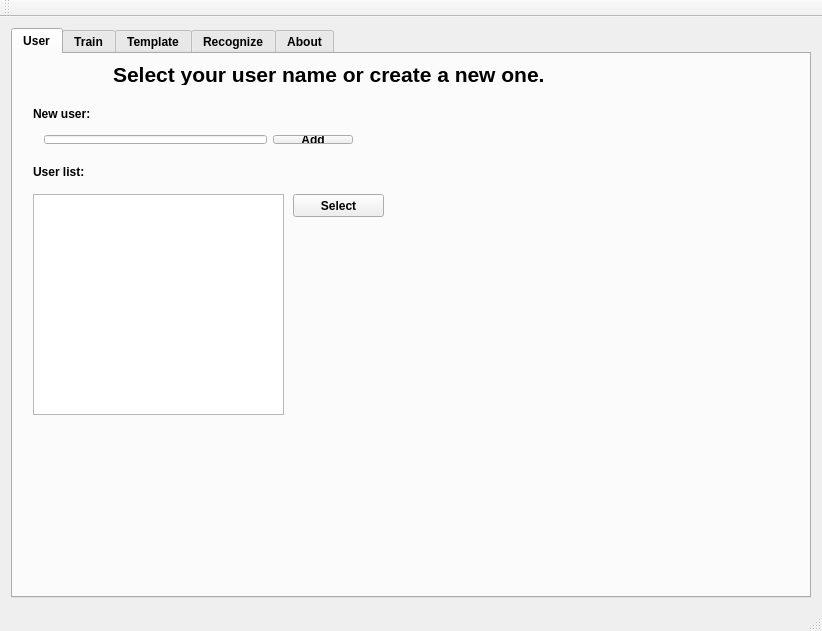
<?xml version="1.0" encoding="UTF-8"?>
<ui version="4.0">
 <class>MainWindow</class>
 <widget class="QMainWindow" name="MainWindow">
  <property name="geometry">
   <rect>
    <x>0</x>
    <y>0</y>
    <width>822</width>
    <height>631</height>
   </rect>
  </property>
  <property name="font">
   <font>
    <pointsize>9</pointsize>
   </font>
  </property>
  <property name="windowTitle">
   <string>MainWindow</string>
  </property>
  <widget class="QWidget" name="centralWidget">
   <layout class="QGridLayout" name="gridLayout">
    <item row="0" column="0">
     <widget class="QTabWidget" name="tabWidget">
      <property name="font">
       <font>
        <pointsize>9</pointsize>
        <weight>75</weight>
        <bold>true</bold>
       </font>
      </property>
      <property name="currentIndex">
       <number>0</number>
      </property>
      <widget class="QWidget" name="tabUser">
       <attribute name="title">
        <string>User</string>
       </attribute>
       <widget class="QLabel" name="label">
        <property name="geometry">
         <rect>
          <x>20</x>
          <y>52</y>
          <width>81</width>
          <height>16</height>
         </rect>
        </property>
        <property name="text">
         <string>New user:</string>
        </property>
       </widget>
       <widget class="QLabel" name="label_2">
        <property name="geometry">
         <rect>
          <x>20</x>
          <y>110</y>
          <width>81</width>
          <height>16</height>
         </rect>
        </property>
        <property name="text">
         <string>User list:</string>
        </property>
       </widget>
       <widget class="QLabel" name="label_4">
        <property name="geometry">
         <rect>
          <x>100</x>
          <y>10</y>
          <width>511</width>
          <height>21</height>
         </rect>
        </property>
        <property name="font">
         <font>
          <pointsize>16</pointsize>
         </font>
        </property>
        <property name="text">
         <string>Select your user name or create a new one.</string>
        </property>
       </widget>
       <widget class="QPushButton" name="buttonSelect">
        <property name="geometry">
         <rect>
          <x>280</x>
          <y>140</y>
          <width>91</width>
          <height>23</height>
         </rect>
        </property>
        <property name="text">
         <string>Select</string>
        </property>
       </widget>
       <widget class="QWidget" name="layoutWidget">
        <property name="geometry">
         <rect>
          <x>20</x>
          <y>70</y>
          <width>331</width>
          <height>31</height>
         </rect>
        </property>
        <layout class="QHBoxLayout" name="horizontalLayout">
         <item>
          <widget class="QLineEdit" name="lineEditNewUser">
           <property name="text">
            <string/>
           </property>
          </widget>
         </item>
         <item>
          <widget class="QPushButton" name="buttonAdd">
           <property name="text">
            <string>Add</string>
           </property>
          </widget>
         </item>
        </layout>
       </widget>
       <widget class="QListWidget" name="userList">
        <property name="geometry">
         <rect>
          <x>20</x>
          <y>140</y>
          <width>251</width>
          <height>221</height>
         </rect>
        </property>
       </widget>
      </widget>
      <widget class="QWidget" name="tab">
       <attribute name="title">
        <string>Train</string>
       </attribute>
       <widget class="QGroupBox" name="MajorImageBox_tr">
        <property name="geometry">
         <rect>
          <x>340</x>
          <y>40</y>
          <width>341</width>
          <height>331</height>
         </rect>
        </property>
        <property name="title">
         <string>GroupBox</string>
        </property>
        <widget class="QLabel" name="MajorImageLabel_tr">
         <property name="geometry">
          <rect>
           <x>20</x>
           <y>20</y>
           <width>256</width>
           <height>256</height>
          </rect>
         </property>
         <property name="text">
          <string>TextLabel</string>
         </property>
        </widget>
       </widget>
       <widget class="QPushButton" name="LastButton">
        <property name="geometry">
         <rect>
          <x>400</x>
          <y>400</y>
          <width>75</width>
          <height>23</height>
         </rect>
        </property>
        <property name="text">
         <string>&lt;&lt;&lt;</string>
        </property>
       </widget>
       <widget class="QPushButton" name="NextButton">
        <property name="geometry">
         <rect>
          <x>530</x>
          <y>400</y>
          <width>75</width>
          <height>23</height>
         </rect>
        </property>
        <property name="text">
         <string>&gt;&gt;&gt;</string>
        </property>
       </widget>
       <widget class="QLabel" name="label_6">
        <property name="geometry">
         <rect>
          <x>30</x>
          <y>60</y>
          <width>281</width>
          <height>31</height>
         </rect>
        </property>
        <property name="text">
         <string>Please draw the gesture with your wiimote. </string>
        </property>
       </widget>
       <widget class="QLabel" name="label_7">
        <property name="geometry">
         <rect>
          <x>30</x>
          <y>110</y>
          <width>281</width>
          <height>31</height>
         </rect>
        </property>
        <property name="text">
         <string>NOTE:</string>
        </property>
       </widget>
       <widget class="QLabel" name="label_8">
        <property name="geometry">
         <rect>
          <x>30</x>
          <y>140</y>
          <width>281</width>
          <height>31</height>
         </rect>
        </property>
        <property name="text">
         <string>1. When drawing gestures, press button 1.</string>
        </property>
       </widget>
       <widget class="QLabel" name="label_9">
        <property name="geometry">
         <rect>
          <x>50</x>
          <y>180</y>
          <width>191</width>
          <height>31</height>
         </rect>
        </property>
        <property name="text">
         <string>When drawing over, release it.</string>
        </property>
       </widget>
      </widget>
      <widget class="QWidget" name="tabCreateLib">
       <attribute name="title">
        <string>Template</string>
       </attribute>
       <widget class="QGroupBox" name="groupBox_3">
        <property name="geometry">
         <rect>
          <x>20</x>
          <y>10</y>
          <width>301</width>
          <height>421</height>
         </rect>
        </property>
        <property name="title">
         <string>Create template from users</string>
        </property>
        <widget class="QGroupBox" name="groupBox">
         <property name="geometry">
          <rect>
           <x>20</x>
           <y>30</y>
           <width>219</width>
           <height>81</height>
          </rect>
         </property>
         <property name="title">
          <string>Creating template methods</string>
         </property>
         <layout class="QFormLayout" name="formLayout_2">
          <item row="0" column="1">
           <layout class="QVBoxLayout" name="verticalLayout">
            <item>
             <widget class="QRadioButton" name="radioButtonMethodA">
              <property name="text">
               <string>Method A</string>
              </property>
              <property name="checked">
               <bool>true</bool>
              </property>
             </widget>
            </item>
            <item>
             <widget class="QRadioButton" name="radioButtonMethodR">
              <property name="enabled">
               <bool>true</bool>
              </property>
              <property name="text">
               <string>Method R</string>
              </property>
             </widget>
            </item>
           </layout>
          </item>
         </layout>
        </widget>
        <widget class="QGroupBox" name="groupBox_2">
         <property name="geometry">
          <rect>
           <x>10</x>
           <y>130</y>
           <width>282</width>
           <height>231</height>
          </rect>
         </property>
         <property name="title">
          <string>User list</string>
         </property>
         <layout class="QFormLayout" name="formLayout">
          <property name="fieldGrowthPolicy">
           <enum>QFormLayout::AllNonFixedFieldsGrow</enum>
          </property>
          <item row="0" column="0">
           <widget class="QListWidget" name="libUserList"/>
          </item>
         </layout>
        </widget>
        <widget class="QPushButton" name="buttonStart">
         <property name="geometry">
          <rect>
           <x>40</x>
           <y>380</y>
           <width>75</width>
           <height>23</height>
          </rect>
         </property>
         <property name="text">
          <string>Start</string>
         </property>
        </widget>
       </widget>
       <widget class="QGroupBox" name="groupBox_4">
        <property name="geometry">
         <rect>
          <x>460</x>
          <y>10</y>
          <width>291</width>
          <height>401</height>
         </rect>
        </property>
        <property name="title">
         <string>Template list</string>
        </property>
        <widget class="QListWidget" name="TemplateList">
         <property name="geometry">
          <rect>
           <x>20</x>
           <y>20</y>
           <width>256</width>
           <height>311</height>
          </rect>
         </property>
        </widget>
        <widget class="QPushButton" name="LoadButton">
         <property name="geometry">
          <rect>
           <x>190</x>
           <y>360</y>
           <width>75</width>
           <height>23</height>
          </rect>
         </property>
         <property name="text">
          <string>Load</string>
         </property>
        </widget>
       </widget>
      </widget>
      <widget class="QWidget" name="Recognition">
       <attribute name="title">
        <string>Recognize</string>
       </attribute>
       <widget class="QGroupBox" name="MajorImageBox">
        <property name="geometry">
         <rect>
          <x>350</x>
          <y>30</y>
          <width>341</width>
          <height>331</height>
         </rect>
        </property>
        <property name="title">
         <string>GroupBox</string>
        </property>
        <widget class="QLabel" name="MajorImageLabel">
         <property name="geometry">
          <rect>
           <x>20</x>
           <y>20</y>
           <width>256</width>
           <height>256</height>
          </rect>
         </property>
         <property name="text">
          <string>TextLabel</string>
         </property>
        </widget>
        <widget class="QLabel" name="MajorImageText">
         <property name="geometry">
          <rect>
           <x>30</x>
           <y>290</y>
           <width>221</width>
           <height>21</height>
          </rect>
         </property>
         <property name="text">
          <string>TextLabel</string>
         </property>
        </widget>
       </widget>
       <widget class="QToolBox" name="GestureBoxRecog">
        <property name="geometry">
         <rect>
          <x>20</x>
          <y>20</y>
          <width>141</width>
          <height>451</height>
         </rect>
        </property>
        <property name="currentIndex">
         <number>1</number>
        </property>
        <widget class="QWidget" name="page_5">
         <property name="geometry">
          <rect>
           <x>0</x>
           <y>0</y>
           <width>100</width>
           <height>30</height>
          </rect>
         </property>
         <attribute name="label">
          <string>Page 1</string>
         </attribute>
        </widget>
        <widget class="QWidget" name="page_6">
         <property name="geometry">
          <rect>
           <x>0</x>
           <y>0</y>
           <width>141</width>
           <height>399</height>
          </rect>
         </property>
         <attribute name="label">
          <string>Page 2</string>
         </attribute>
        </widget>
       </widget>
       <widget class="QPushButton" name="buttonSort">
        <property name="geometry">
         <rect>
          <x>40</x>
          <y>492</y>
          <width>91</width>
          <height>31</height>
         </rect>
        </property>
        <property name="text">
         <string>Sort</string>
        </property>
        <property name="checkable">
         <bool>true</bool>
        </property>
       </widget>
       <widget class="QPushButton" name="GestureSaveButton">
        <property name="geometry">
         <rect>
          <x>410</x>
          <y>390</y>
          <width>75</width>
          <height>23</height>
         </rect>
        </property>
        <property name="text">
         <string>Save</string>
        </property>
       </widget>
       <widget class="QLabel" name="label_3">
        <property name="geometry">
         <rect>
          <x>250</x>
          <y>470</y>
          <width>521</width>
          <height>31</height>
         </rect>
        </property>
        <property name="text">
         <string>If the gesture above is not what you want,</string>
        </property>
       </widget>
       <widget class="QLabel" name="label_5">
        <property name="geometry">
         <rect>
          <x>240</x>
          <y>490</y>
          <width>511</width>
          <height>31</height>
         </rect>
        </property>
        <property name="text">
         <string> please select it from left gesture list.</string>
        </property>
       </widget>
       <widget class="QPushButton" name="GestureSelectButton">
        <property name="geometry">
         <rect>
          <x>220</x>
          <y>170</y>
          <width>75</width>
          <height>23</height>
         </rect>
        </property>
        <property name="text">
         <string>&gt;&gt;&gt;</string>
        </property>
        <property name="checkable">
         <bool>false</bool>
        </property>
       </widget>
       <widget class="QPushButton" name="pushButton_3">
        <property name="geometry">
         <rect>
          <x>560</x>
          <y>390</y>
          <width>81</width>
          <height>23</height>
         </rect>
        </property>
        <property name="text">
         <string>Finish</string>
        </property>
       </widget>
      </widget>
      <widget class="QWidget" name="tab_2">
       <attribute name="title">
        <string>About</string>
       </attribute>
       <widget class="QLabel" name="AboutLabel">
        <property name="geometry">
         <rect>
          <x>130</x>
          <y>90</y>
          <width>551</width>
          <height>41</height>
         </rect>
        </property>
        <property name="font">
         <font>
          <pointsize>14</pointsize>
          <weight>75</weight>
          <bold>true</bold>
         </font>
        </property>
        <property name="text">
         <string>Accelerometer based Gesture Recognition Engine</string>
        </property>
       </widget>
       <widget class="QLabel" name="MajorImageText_2">
        <property name="geometry">
         <rect>
          <x>220</x>
          <y>320</y>
          <width>281</width>
          <height>21</height>
         </rect>
        </property>
        <property name="font">
         <font>
          <pointsize>12</pointsize>
          <weight>75</weight>
          <italic>true</italic>
          <bold>true</bold>
         </font>
        </property>
        <property name="text">
         <string>Proudly present by: Wu, Bin</string>
        </property>
       </widget>
       <widget class="QLabel" name="MajorImageText_3">
        <property name="geometry">
         <rect>
          <x>270</x>
          <y>230</y>
          <width>281</width>
          <height>21</height>
         </rect>
        </property>
        <property name="font">
         <font>
          <pointsize>12</pointsize>
          <weight>75</weight>
          <italic>true</italic>
          <bold>true</bold>
         </font>
        </property>
        <property name="text">
         <string>Version: 0.80</string>
        </property>
       </widget>
      </widget>
     </widget>
    </item>
   </layout>
  </widget>
  <widget class="QMenuBar" name="menuBar">
   <property name="geometry">
    <rect>
     <x>0</x>
     <y>0</y>
     <width>822</width>
     <height>19</height>
    </rect>
   </property>
  </widget>
  <widget class="QToolBar" name="mainToolBar">
   <attribute name="toolBarArea">
    <enum>TopToolBarArea</enum>
   </attribute>
   <attribute name="toolBarBreak">
    <bool>false</bool>
   </attribute>
  </widget>
  <widget class="QStatusBar" name="statusBar"/>
 </widget>
 <layoutdefault spacing="6" margin="11"/>
 <resources/>
 <connections/>
</ui>
